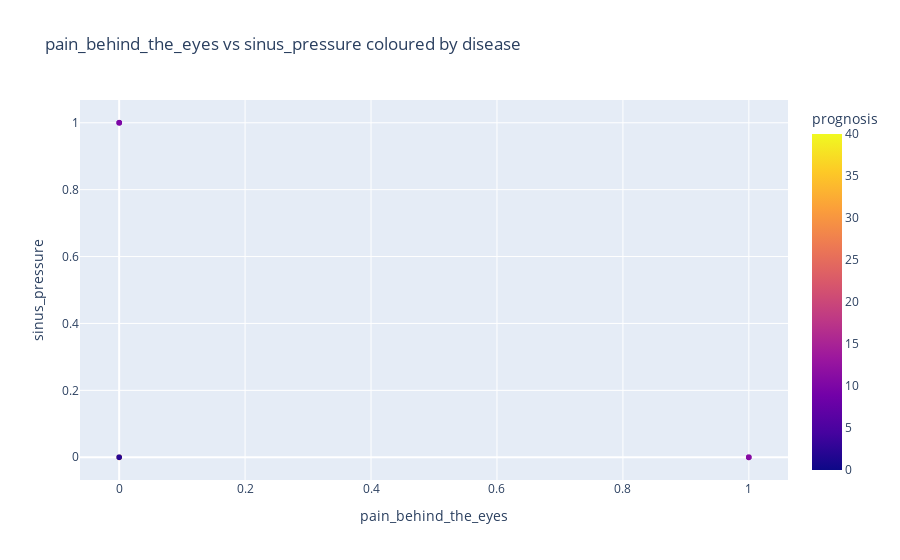

Notebook cell for this chart:
### Code cell
top_sym1, top_sym2 = chi_df.symptom.iloc[0], chi_df.symptom.iloc[1]
fig = px.scatter(train_df,
                 x=top_sym1, y=top_sym2,
                 color="prognosis",
                 title=f"{top_sym1} vs {top_sym2} coloured by disease")
fig.show()

### Figure 1 — Plotly figure (JSON) as saved in the notebook; plotly's stock layout.template omitted (floating-point values rounded to 4 significant figures; data arrays with more than 128 entries replaced by an {"elided": "..."} marker saying what was removed)
{"data": [{"hovertemplate": "pain_behind_the_eyes=%{x}<br>sinus_pressure=%{y}<br>prognosis=%{marker.color}<extra></extra>", "legendgroup": "", "marker": {"color": {"elided": "3936 int values"}, "coloraxis": "coloraxis", "symbol": "circle"}, "mode": "markers", "name": "", "showlegend": false, "type": "scattergl", "x": {"elided": "3936 int values"}, "xaxis": "x", "y": {"elided": "3936 int values"}, "yaxis": "y"}], "layout": {"coloraxis": {"colorbar": {"title": {"text": "prognosis"}}, "colorscale": [[0, "#0d0887"], [0.1111, "#46039f"], [0.2222, "#7201a8"], [0.3333, "#9c179e"], [0.4444, "#bd3786"], [0.5556, "#d8576b"], [0.6667, "#ed7953"], [0.7778, "#fb9f3a"], [0.8889, "#fdca26"], [1, "#f0f921"]]}, "legend": {"tracegroupgap": 0}, "title": {"text": "pain_behind_the_eyes vs sinus_pressure coloured by disease"}, "xaxis": {"anchor": "y", "domain": [0, 1], "title": {"text": "pain_behind_the_eyes"}}, "yaxis": {"anchor": "x", "domain": [0, 1], "title": {"text": "sinus_pressure"}}}}
